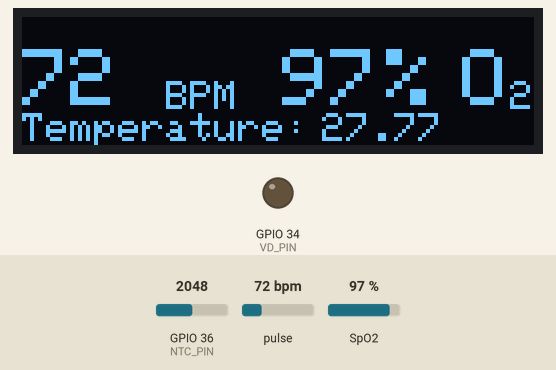
A sketch run on a simulated ESP32. On the bench: 128×32 one-colour display, output pins drawn as LEDs (lit = HIGH). The test bench sets the inputs (shaded band); at power-on: pulse 72 bpm, GPIO 36 (NTC_PIN) = 2048, SpO2 97 %. WiFi joins after 1.5 s; servers stay silent unless stated; what the sketch prints to the serial monitor is not drawn.

Above: at 7.2 s.
7.3 s: pulse set to 42 bpm
At 8.4 s:
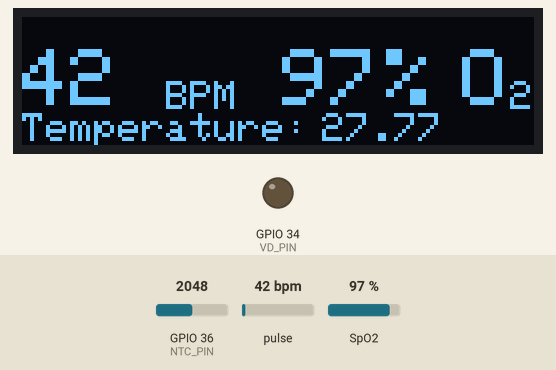
9.1 s: GPIO 36 (NTC_PIN) set to 2866
At 10.3 s:
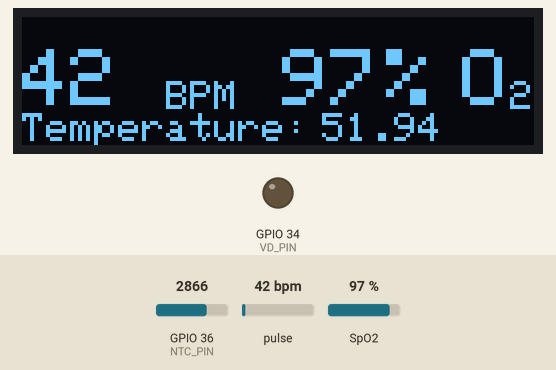
12.1 s: SpO2 set to 80 %
At 13.4 s:
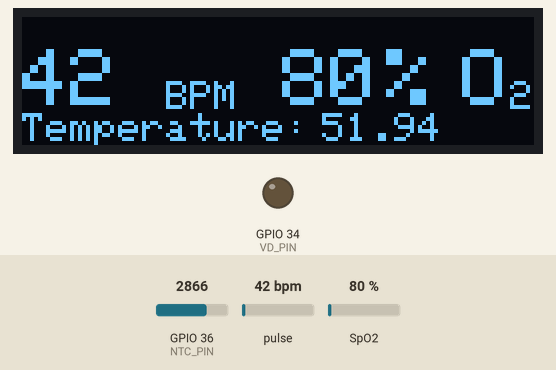
15.1 s: GPIO 36 (NTC_PIN) set to 3603
At 16.4 s:
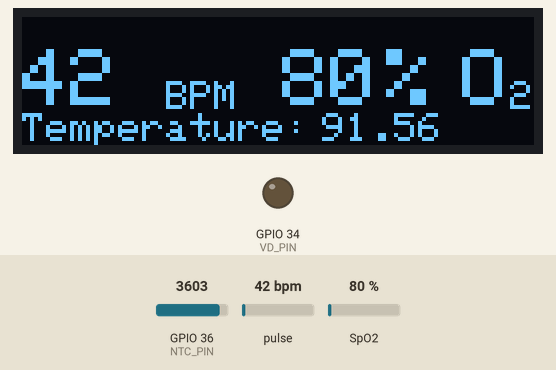
18.1 s: pulse set to 70 bpm
At 19.4 s:
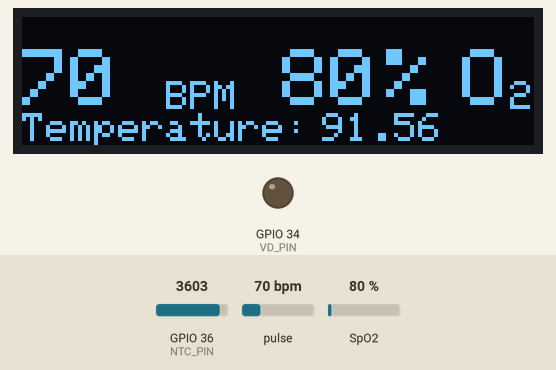
21.1 s: GPIO 36 (NTC_PIN) set to 4095
At 22.4 s:
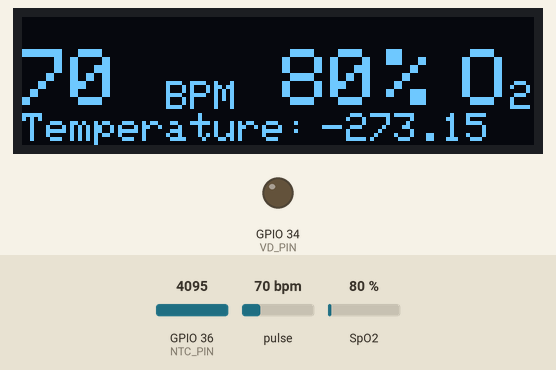
Timing chart, 0 to 24.1 s (numbered marks = the images above; inputs shaded):
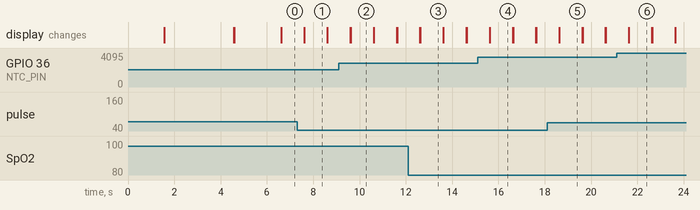

Measured:
- after the input at 7.3 s, the display: first differs from a run without the input after 0.31 s (image 1)
- after the input at 9.1 s, the display: first differs from a run without the input after 0.52 s (image 2)
- after the input at 12.1 s, the display: first differs from a run without the input after 0.52 s (image 3)
- after the input at 15.1 s, the display: first differs from a run without the input after 0.53 s (image 4)
- after the input at 18.1 s, the display: first differs from a run without the input after 0.53 s (image 5)
- after the input at 21.1 s, the display: first differs from a run without the input after 0.54 s (image 6)
- what the display in image 1 shows lasts 1.0 s, from 7.6 s to 8.6 s

The sketch:

edp6.ino
```cpp
#include <Wire.h>
#include <Adafruit_GFX.h>
#include <Adafruit_SSD1306.h>
#include "MAX30100_PulseOximeter.h"
#include <WiFi.h>
#include <HTTPClient.h>

const char* name = "droidd";
const char* pwd  =  "hitler87";

String SCRIPT_URL="https://script.google.com/macros/s/AKfycbzeRXdcjWaBGkUVP_5A25zD4V7eLIFZKQcK5hahYi2dwGqs_5lpP7uJtS1C0cevsMmqQQ/exec?action=create&";

// Define constants
#define NTC_PIN A0
#define VD_PIN 34
#define VREF 3300 // in millivolts
#define R_DIV 9000 // in ohms
#define NOMINAL_TEMP 25 // in degrees Celsius
#define NOMINAL_RES 10000 // in ohms
#define B_VALUE 3425


// OLED display settings
#define SCREEN_WIDTH 128
#define SCREEN_HEIGHT 32
#define OLED_RESET -1
Adafruit_SSD1306 display(SCREEN_WIDTH, SCREEN_HEIGHT, &Wire, OLED_RESET);

// MAX30100 sensor settings
#define REPORTING_PERIOD_MS 1000
PulseOximeter pox;

//avg
const int size=30;
 int ind=0;
int HRarray[size];
int logValHr=0;
float logValTemp=0.00f,Temarray[size];
bool last_data_sent_status;

int currentHR=0;

void setup() {
  pinMode(NTC_PIN,INPUT);
  Serial.begin(9600);
   pinMode(VD_PIN, OUTPUT); // Set voltage divider pin as output

  // OLED display setup
  if(!display.begin(SSD1306_SWITCHCAPVCC, 0x3C)) {
    Serial.println(F("SSD1306 allocation failed"));
    for(;;);
  }

  display.clearDisplay();                     // clear the display buffer
  display.setTextSize(1);                     // set the text size to 1
  display.setTextColor(SSD1306_WHITE);        // set the text color to white


    display.setCursor(0, 0);
    display.print(F("connecting to:"));
    display.setCursor(0, 13);
    display.print(F(name));
    display.display();

    WiFi.begin(name, pwd);

  while (WiFi.status() != WL_CONNECTED) {
     delay(500);
    Serial.print(".");
    Serial.println(WiFi.status());

  }

       Serial.println("out of while loop");

  display.clearDisplay();
  display.setCursor(0, 0);
  display.print(F("connected to:"));
    display.setCursor(0, 13);
    display.print(F(name));
    display.display();
  delay(3000);

  display.clearDisplay();

    display.setTextColor(WHITE);
    display.setCursor(0,0);
    display.setTextSize(1);
    display.print(F("Connected"));
    display.display();

  // MAX30100 sensor setup
  if(!pox.begin()) {
    Serial.println(F("MAX30100 sensor not found"));
    for(;;);
  }
  pox.setIRLedCurrent(MAX30100_LED_CURR_27_1MA);

  display.clearDisplay();
  display.setTextSize(1);
  display.setTextColor(WHITE);
  display.setCursor(36,16);
  display.print(F("BPM"));

  display.setCursor(122,16);
  display.print(F("2"));

  display.setCursor(0,24);
  display.print(F("Temperature:"));

  display.setTextSize(2);
  display.setCursor(110,8);
  display.print(F("O"));

  display.display();

}

void loop() {

//wifi status-----
  if (WiFi.status() != WL_CONNECTED) {
    display.setTextColor(BLACK);
    display.fillRect(0, 0, 120, 8,BLACK);
    display.display();

    display.setTextColor(WHITE);
    display.setCursor(0,0);
    display.setTextSize(1);
    display.print(F("Connecting...."));
    display.display();


    while(WiFi.status() != WL_CONNECTED){
      WiFi.reconnect();
      delay(700);
    }
    display.setTextColor(BLACK);
    display.fillRect(0, 0, 120, 8,BLACK);
    display.display();

    display.setTextColor(WHITE);
    display.setCursor(0,0);
    display.setTextSize(1);
    display.print(F("Connected"));
    display.display();
  }

  //----------update...later
  if(last_data_sent_status){
    last_data_sent_status=false;
  }else{
    last_data_sent_status=true;
  }
  //---------------

  static uint32_t lastReportTime = 0;
  // Serial.print(F("Heart rate: "));

  pox.update();
  currentHR=0;

  if (millis() - lastReportTime > REPORTING_PERIOD_MS) {

    lastReportTime = millis();
    currentHR=pox.getHeartRate();


    if (currentHR != 0) {


      //temperature---------
      // Read analog input from NTC thermistor
        int raw_adc = analogRead(NTC_PIN);
        // Serial.println(raw_adc);

        // Calculate voltage across thermistor
        float thermistor_voltage = raw_adc * (VREF / 4095.0);

        // Calculate resistance of thermistor using voltage divider formula
        float thermistor_resistance = R_DIV * ((VREF / thermistor_voltage) - 1.0);

        // Calculate temperature using Steinhart-Hart equation
        float steinhart;
        steinhart = thermistor_resistance / NOMINAL_RES; // (R/Ro)
        steinhart = log(steinhart); // ln(R/Ro)
        steinhart=steinhart / B_VALUE; // 1/B * ln(R/Ro)
        steinhart = steinhart +1.0 / (NOMINAL_TEMP + 273.15); // + (1/To)
        steinhart = 1.0 / steinhart; // Invert
        steinhart = steinhart-273.15; // Convert to Celsius


      updateReadings(currentHR, pox.getSpO2(), steinhart );
      HRarray[ind]=currentHR;
      Temarray[ind++]=steinhart;
      if(ind==size-1){
        ind=0;
        for(int i=0;i<size;i++){
          logValHr=logValHr+HRarray[i];
          logValTemp=logValTemp+Temarray[i];
          Serial.print(Temarray[i]);
          Serial.print("  ");
          Serial.println(logValTemp);

          HRarray[i]=0;
          Temarray[i]=0;
        }
        logValHr=logValHr/size;
        Serial.println(logValTemp);
        logValTemp=logValTemp/size;
        Serial.println(logValTemp);
        sendData( logValHr,logValTemp,pox.getSpO2() );
        // last_data_sent_status=sendData( logValHr,logValTemp,pox.getSpO2() );
        if(!pox.begin()) {
          Serial.println(F("MAX30100 sensor not found"));
          Serial.println("Restarting");
           ESP.restart();
        }


      }

      //Serailprint

            Serial.print("Temperature: ");
            Serial.print(steinhart);
            Serial.println(" C");

            Serial.print(F("Heart rate: "));
            Serial.print(currentHR);
            Serial.println(F(" BPM"));

            Serial.print(F("SpO2: "));
            Serial.print(pox.getSpO2());
            Serial.println(F(" %"));

    }else{
        display.setTextColor(BLACK);
        display.fillRect(65, 8, 36, 16, BLACK);
        display.fillRect(0, 8, 36, 16, BLACK);
        display.display();

      }
    }
}

void updateReadings(int pulse, int spo2 ,float temperature){
  display.setTextColor(BLACK);
  display.fillRect(65, 8, 36, 16, BLACK);
  display.fillRect(0, 8, 36, 16, BLACK);
  display.fillRect(75,24,29,8,BLACK);
  display.display();
  display.setTextColor(WHITE);
  display.setTextSize(2);
   display.setCursor(65,8);//spo2
  display.print(spo2);
  display.setCursor(0,8);//bpm
  display.print(pulse);
  display.setCursor(91, 8);
  display.print("%");
  display.setTextSize(1);
   display.setCursor(75,24);//spo2
  display.print(temperature);
  display.display();


}


void sendData(int pulserate,float temperature, int oxygen){
  String url=SCRIPT_URL+"pulserate="+pulserate+"&oxygen="+oxygen+"&temperature="+temperature;
  if ((WiFi.status() == WL_CONNECTED)) { //Check the current connection status

    HTTPClient http;

    http.begin(url); //Specify the URL
    int httpCode = http.GET();

    if (httpCode > 0) { //Check for the returning code

        String payload = http.getString();
        Serial.println(httpCode);
        Serial.println(payload);
      }

    else {
      Serial.println("Error on HTTP request");
      // http.end();
      // return false;
    }

    http.end(); //Free the resources
  }else{
    Serial.println("connection disturbed");
    // return false;
  }
  // return true;


}
```
